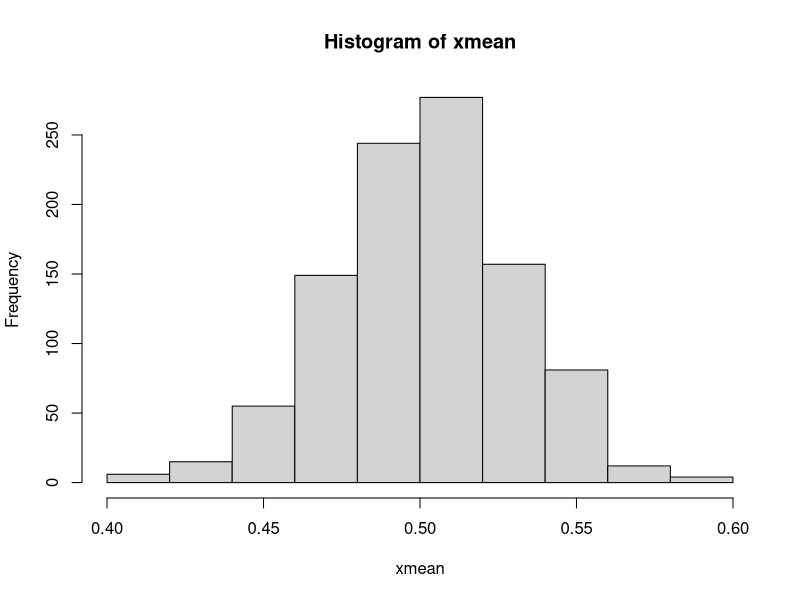
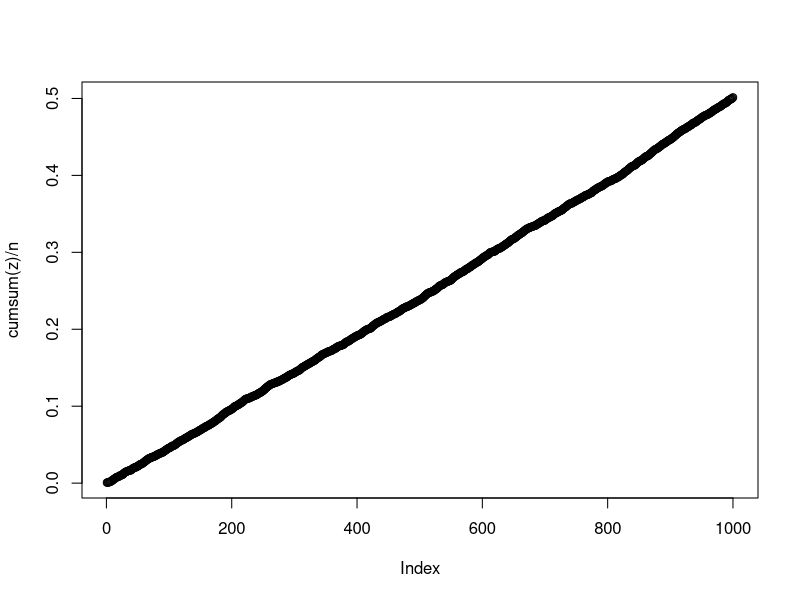
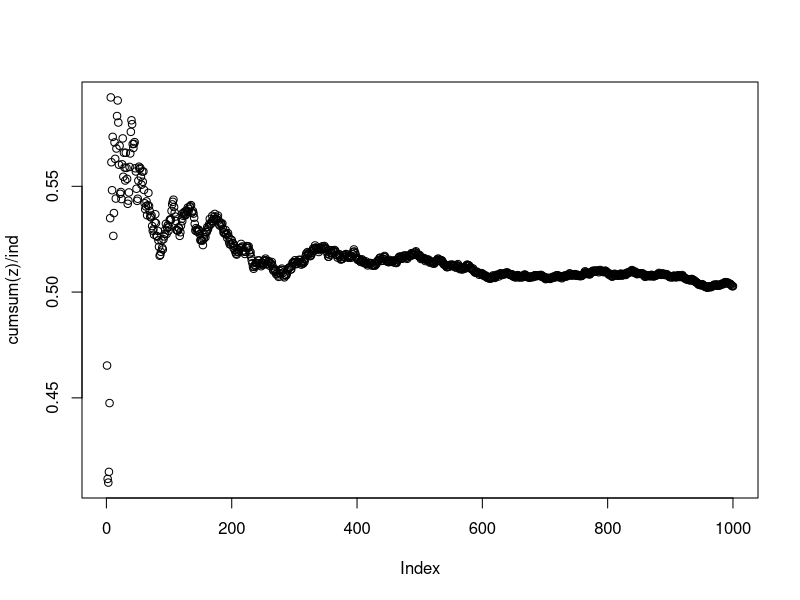
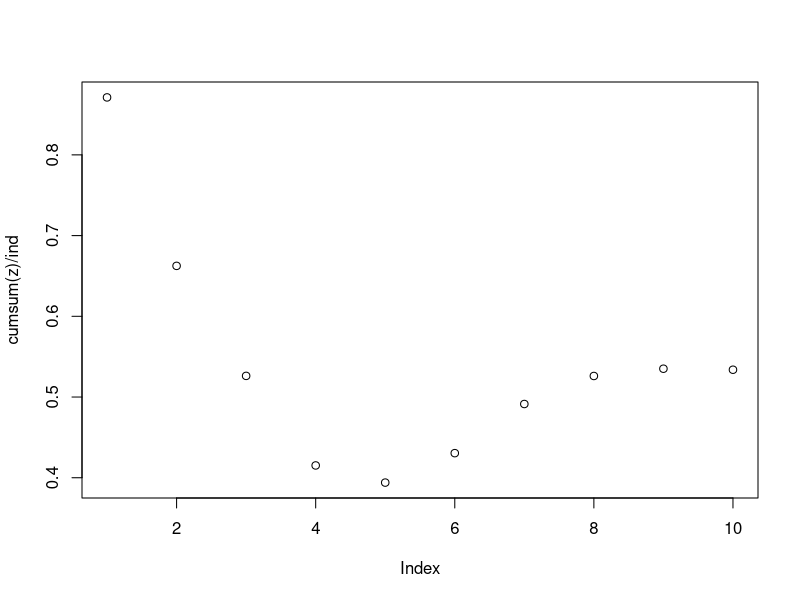

These charts were generated, in order, by the following R code:
# my code
n <- 0:10
Rmat <- rbind(0.5^n, 0.5^(n-1), 0.5^(n-2) )
Rmat

# Teacher's code
n <- 10
M1 <- matrix(rep(0:(n-1), each=n), n, n) # replicate from zero to 9
M2 <- matrix(rep(0:(n-1),n), n, n)
0.5^abs(M1 - M2)


#the apply function 
x <- matrix(1:6, nrow=2, ncol=3)
apply(x, 1, mean) # apply on the row part and computing the mean for each row
apply(x, 2, mean) # apply on each column, ie calculating the mean on each column

# question for "apply" function
sample <- runif(n=100, 0, 1)
mean(sample)

# teacher's code
n <- 100
s <- 1000
mean(runif(n))
x <- matrix(runif(n*s), nrow=n, ncol=s)
xmean <- apply(x, 2, mean)
hist(xmean)


# Build function

x <- c(2, -3, 0, 8)
y <- c(1, 5, 2, 0)
sum_x <- sum(x)
csum_x <- cumsum(x)
xmax <- max(x)
pmax(x, y) # compare between x and y and take the max, pairwise max

# practice question
n <- 1000
z <- runif(n)
plot(cumsum(z)/n)

#teacher's code
n <- 1000
z <- runif(n)
ind <- 1:n
cbind(cumsum(z), 1:n)
plot(cumsum(z)/ind)


n <- 10
z <- runif(n)
ind <- 1:n
cbind(cumsum(z), 1:n)
plot(cumsum(z)/ind)


# write your own function
final <- function(x){
  homework <- x[1]
  exam <- x[2]
  project <- x[3]
  final <- homework*0.2 + exam*0.5 + project*0.3
  return(final)
}

final(c(50,30,10))
scores <- matrix(runif(100*3, 50, 100), 100, 3)
scores
apply(scores, 1, final)
